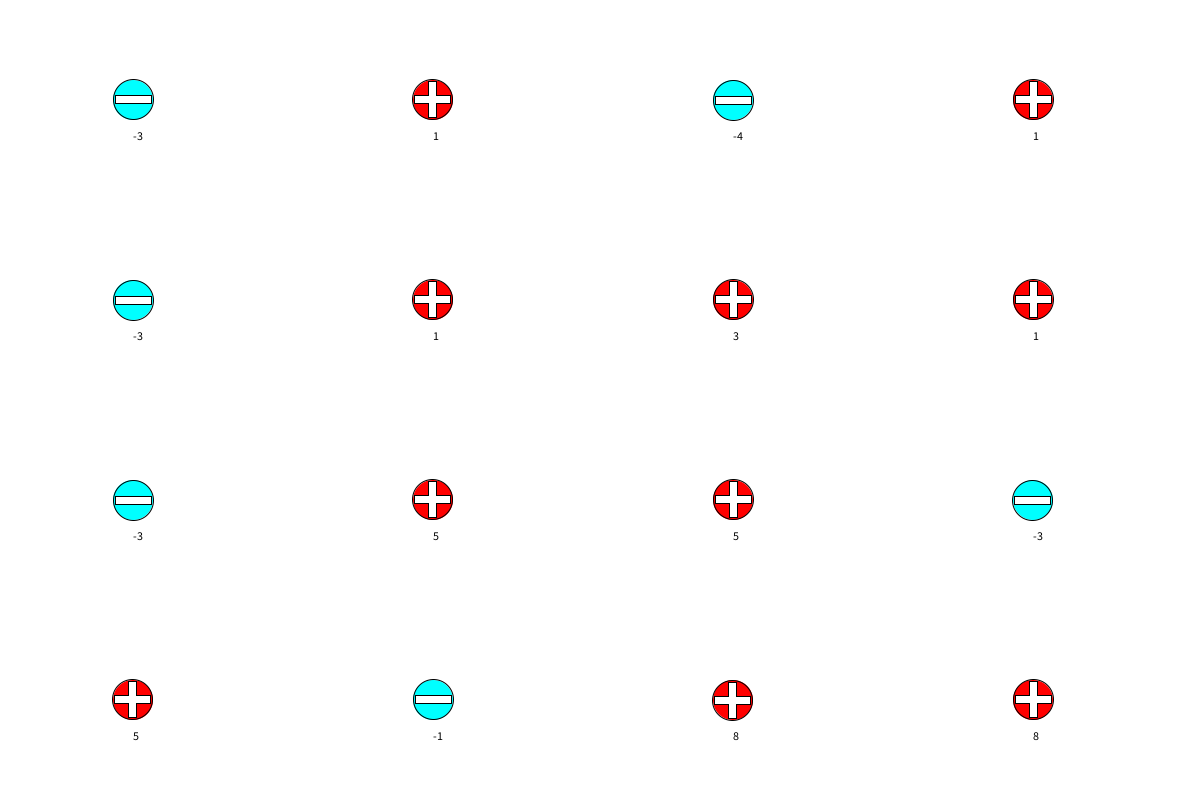
Frame 1 (no input)
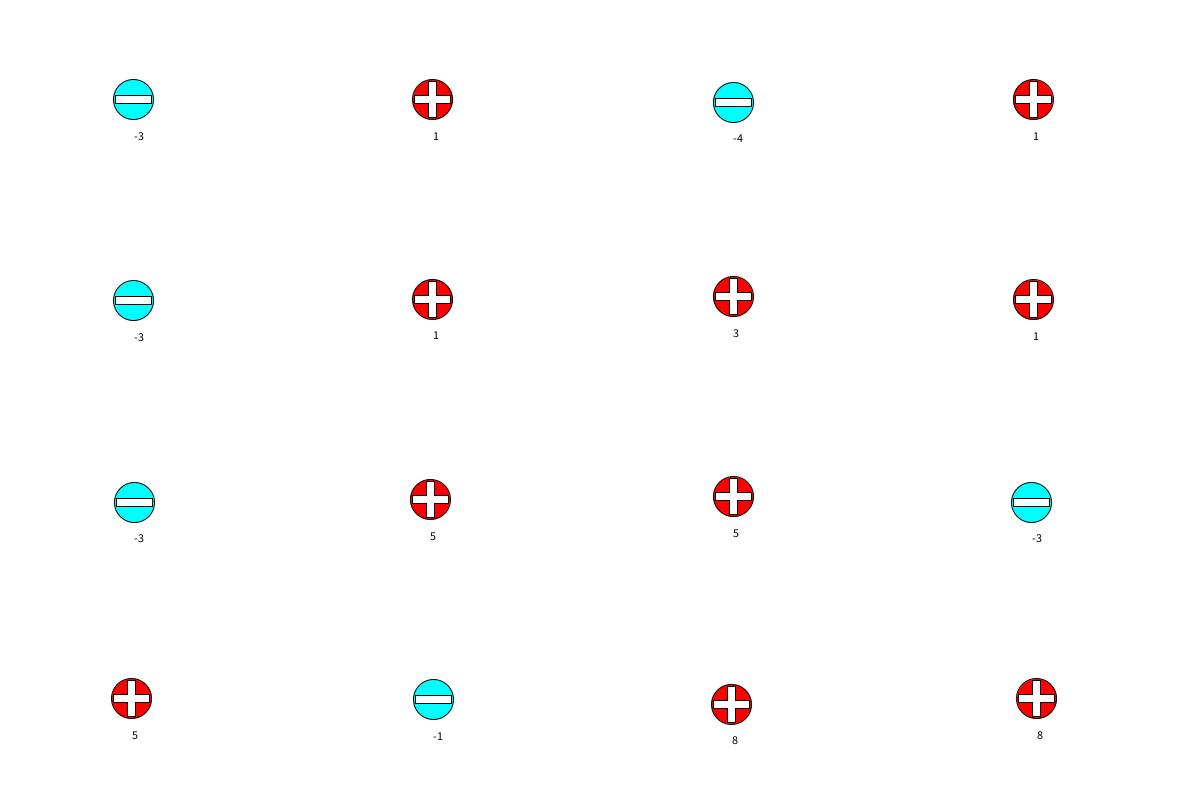
Frame 60 (the mouse pressed at the canvas centre just before this capture)
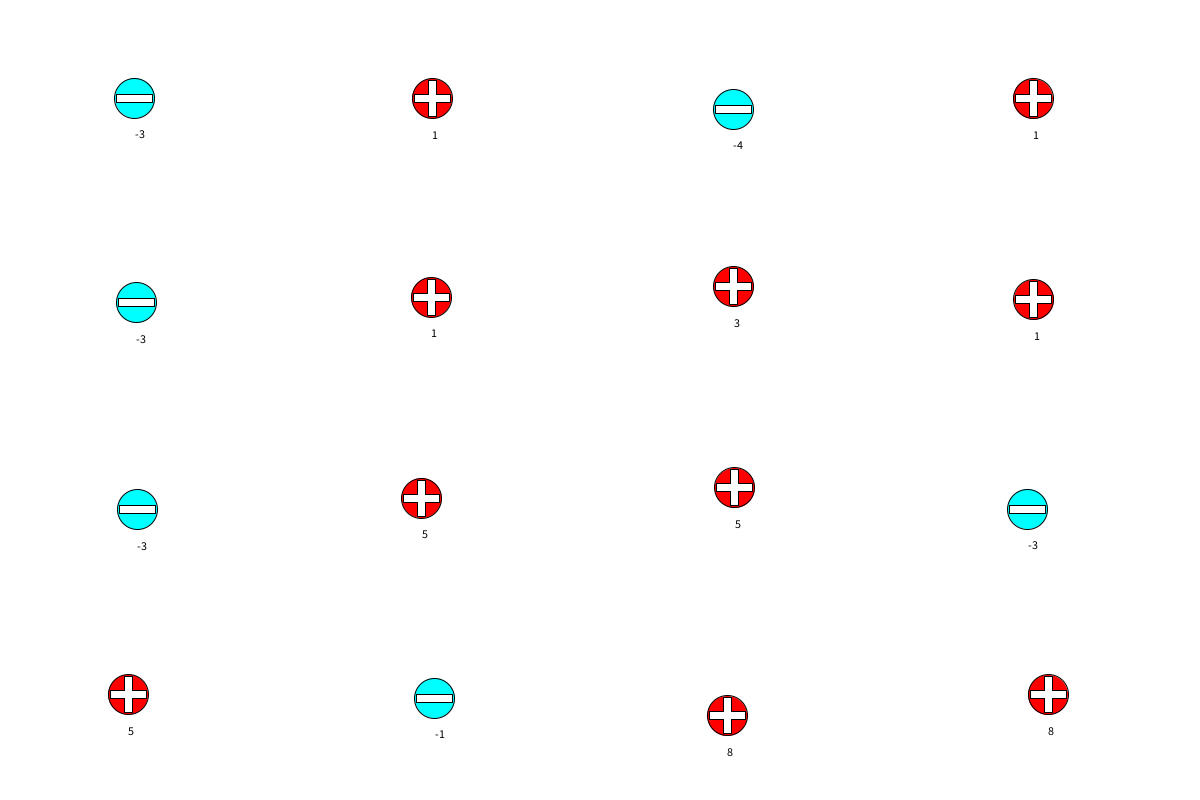
Frame 120 (the mouse held since frame 60 and released just before this capture)

The Processing sketch that drew these frames (run headless with seeded random() and noise(); from frame 60 on, the mouse is pressed at the canvas centre):

// Processing sketch: chargedParticles
// ── chargedParticles.pde
import java.util.Iterator;
ParticleSystem ps;

void setup() {
  size(1200, 800);
  ps = new ParticleSystem();
}

void draw() {
  background(255);
  ps.run();
}

class ParticleSystem {
  ArrayList<Particle> particles;
  ParticleSystem() {
    particles = new ArrayList<Particle>();
    for (int i = 0; i < 4; i++) {
      for (int j = 0; j < 4; j++) {
        boolean bool = true;
        if (random(1000) > 500) {
          bool = false;
        }
        particles.add(new Particle(new PVector(i*width/4 + width/9, j*height/4 + height/8), bool));
      }
    }
  }
  
  void run() {
    for (int i = 0; i < 16; i++) {
      particles.get(i).resetForces();
      Particle particleOne = particles.get(i);
      //particleOne.applyForce(new PVector(-0.002*particleOne.velocity.x, -0.002*particleOne.velocity.y));
      for (int j = 0; j < 16; j++) {
        if (i != j) {
          Particle particleTwo = particles.get(j);
          PVector radius = new PVector(particleTwo.position.x - particleOne.position.x, particleTwo.position.y - particleOne.position.y);
          float rsquared = radius.x*radius.x + radius.y*radius.y;
          float r = sqrt(rsquared);
          if (r > 45) {
            radius.normalize();
            float forcemag = 2*particleOne.charge*particleTwo.charge/rsquared;
            PVector force = new PVector(-forcemag*radius.x, -forcemag*radius.y);
            particleOne.applyForce(force);
          } else if (r < 40) {
            PVector distanceVect = PVector.sub(particleTwo.position, particleOne.position);
            float distanceVectMag = distanceVect.mag();
            float minDistance = 40;
            float distanceCorrection = (minDistance - distanceVectMag)/2;
            PVector d = distanceVect.copy();
            PVector correctionVector = d.normalize().mult(distanceCorrection);
            particleTwo.position.add(correctionVector);
            particleOne.position.sub(correctionVector);
            
            float theta = distanceVect.heading();
            float sine = sin(theta);
            float cosine = cos(theta);
            PVector[] bTemp = {
              new PVector(), new PVector()
            };
            
            bTemp[1].x = cosine * distanceVect.x + sine * distanceVect.y;
            bTemp[1].y = cosine*distanceVect.y - sine * distanceVect.x;
            
            PVector[] vTemp = {
              new PVector(), new PVector()
            };
            
            vTemp[0].x = cosine * particleOne.velocity.x + sine * particleOne.velocity.y;
            vTemp[0].y = cosine* particleOne.velocity.y - sine*particleOne.velocity.x;
            vTemp[1].x = cosine * particleTwo.velocity.x + sine * particleTwo.velocity.y;
            vTemp[1].y = cosine * particleTwo.velocity.y - sine * particleTwo.velocity.x;
            
            PVector[] vFinal = {
              new PVector(), new PVector()
            };
            
            vFinal[0].x = vTemp[1].x;
            vFinal[0].y = vTemp[0].y;
            
            vFinal[0].x = vTemp[1].x;
            vFinal[1].y = vTemp[1].y;
            
            bTemp[0].x += vFinal[0].x;
            bTemp[1].x += vFinal[1].x;
            
            PVector[] bFinal = {
              new PVector(), new PVector()
            };
            
            bFinal[0].x = cosine * bTemp[0].x - sine * bTemp[0].y;
            bFinal[0].y = cosine * bTemp[0].y + sine * bTemp[0].x;
            bFinal[1].x = cosine * bTemp[1].x - sine * bTemp[1].y;
            bFinal[1].y = cosine * bTemp[1].y + sine * bTemp[1].x;
            
            particleTwo.position.x = particleOne.position.x + bFinal[1].x;
            particleTwo.position.y = particleOne.position.y + bFinal[1].y;
            
            particleOne.position.add(bFinal[0]);
            
            particleOne.velocity.x = cosine * vFinal[0].x - sine * vFinal[0].y;
            particleOne.velocity.x = cosine * vFinal[0].y + sine * vFinal[0].x;
            particleTwo.velocity.x = cosine * vFinal[1].x - sine * vFinal[1].y;
            particleTwo.velocity.y = cosine * vFinal[1].y + sine * vFinal[1].x;

          }
        }
      }
      particleOne.run();
    }
  }
  
}

class Particle {
  PVector position;
  PVector velocity;
  PVector acceleration;
  int charge;
  boolean ispositive;
  PShape shape;
  boolean collided;
  
  Particle(PVector location, boolean poscharge) {
    position = location;
    velocity = new PVector(0, 0);
    acceleration = new PVector(0, 0);
    charge = ceil(random(9));
    ispositive = poscharge;
    if (ispositive) {
      shape = createShape();
      shape.beginShape();
      shape.vertex(-18, -4);
      shape.vertex(-4, -4);
      shape.vertex(-4, -18);
      shape.vertex(4, -18);
      shape.vertex(4, -4);
      shape.vertex(18, -4);
      shape.vertex(18, 4);
      shape.vertex(4, 4);
      shape.vertex(4, 18);
      shape.vertex(-4, 18);
      shape.vertex(-4, 4);
      shape.vertex(-18, 4);
      shape.endShape(CLOSE);
    } else {
      charge = -charge;
      shape = createShape();
      shape.beginShape();
      shape.vertex(-18, -4);
      shape.vertex(-18, 4);
      shape.vertex(18, 4);
      shape.vertex(18, -4);
      shape.endShape(CLOSE);
    }
  }
  
  void run() {
    update();
    render();
  }
  
  void update() {
    velocity.add(acceleration);
    position.add(velocity);
    if (position.x > width - 20) {
      position.x = width - 20;
      velocity.x = -velocity.x;
    }
    if (position.x < 20) {
      position.x = 20;
      velocity.x = -velocity.x;
    }
    if (position.y > height - 20) {
      position.y = height - 20;
      velocity.y = -velocity.y;
    }
    if (position.y < 20) {
      position.y = 20;
      velocity.y = -velocity.y;
    }
  }
  
  void render() {
    pushMatrix();
    translate(position.x, position.y);
    stroke(0);
    if (ispositive) {
      fill(255, 0, 0);
    } else {
      fill(0, 255, 255);
    }
    ellipse(0, 0, 40, 40);
    noStroke();
    fill(255);
    shape(shape, 0, 0);
    fill(0);
    text(charge, 0, 40);
    popMatrix();
  }
  
  void applyForce(PVector force) {
    acceleration.x += force.x;
    acceleration.y += force.y;
  }
  
  void resetForces() {
    acceleration.x = 0;
    acceleration.y = 0;
  }
  
}
